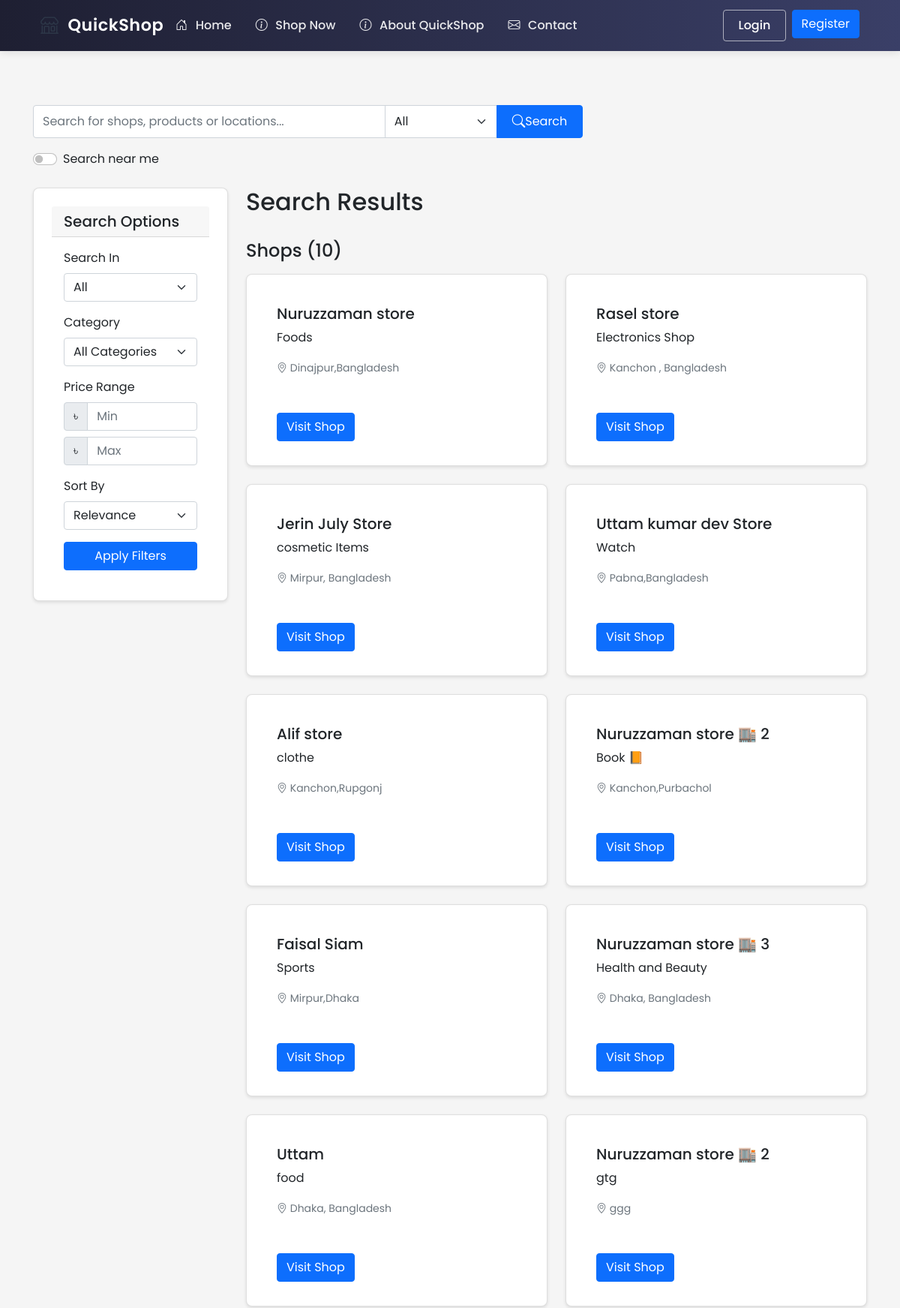
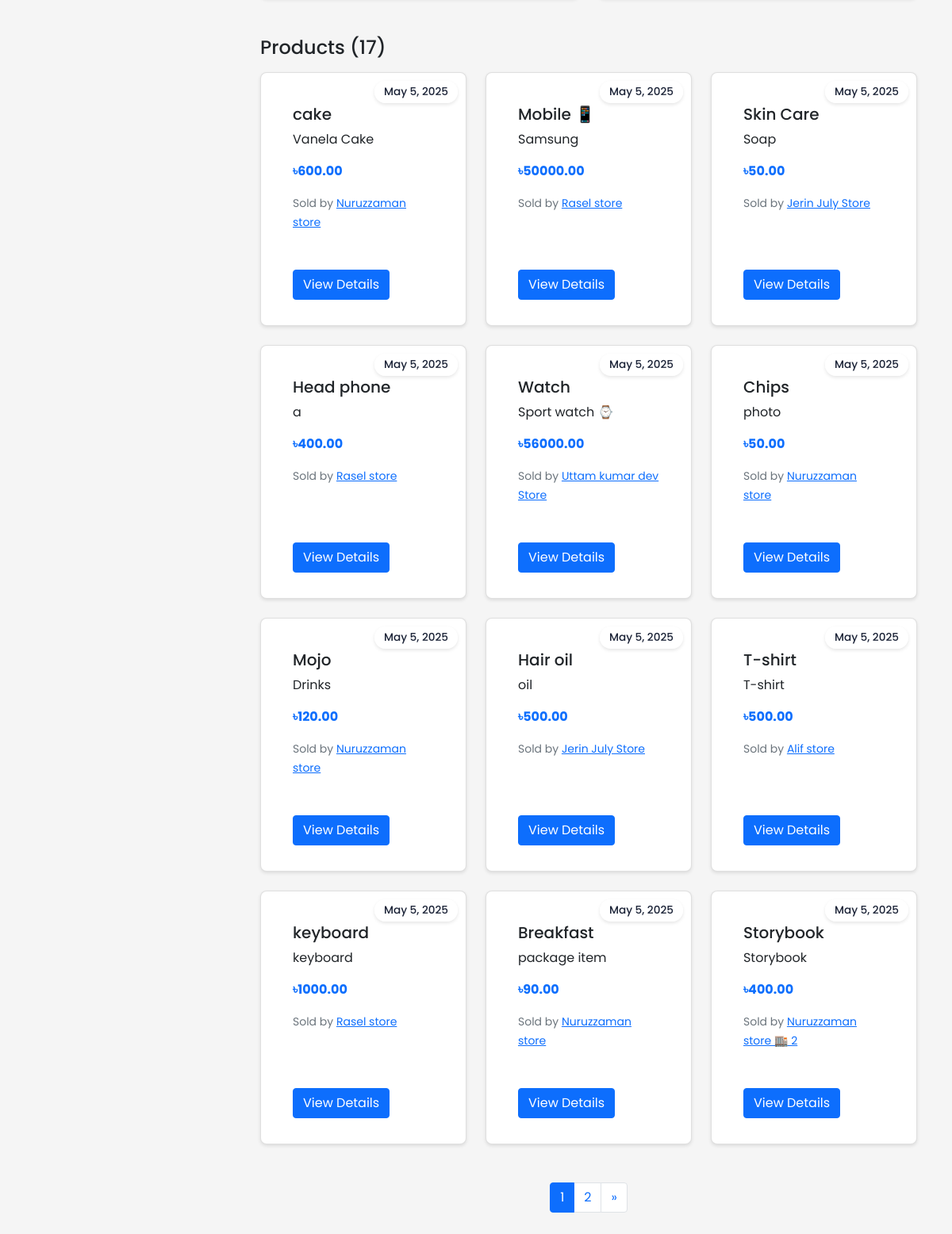
Screenshot of /search with the database file from the repository (2 pictures, top to bottom).
### ecommerce/models/shop.py (models this page shows, shortened)
class Shop(db.Model):
    id = db.Column(db.Integer, primary_key=True)
    name = db.Column(db.String(100), nullable=False)
    description = db.Column(db.Text)
    about = db.Column(db.Text)  # New field for shop-specific About content
    owner_id = db.Column(db.Integer, db.ForeignKey('user.id'), nullable=False)
    location_lat = db.Column(db.Float, nullable=True)
    location_lng = db.Column(db.Float, nullable=True)
    address = db.Column(db.String(200), nullable=True)
    phone = db.Column(db.String(20))
    email = db.Column(db.String(120))
    website = db.Column(db.String(200))
    business_hours = db.Column(db.Text)  # Stored as JSON string
    created_at = db.Column(db.DateTime, default=datetime.utcnow)
    is_active = db.Column(db.Boolean, default=True)
    products = db.relationship('Product', backref='shop', lazy=True)

class Product(db.Model):
    id = db.Column(db.Integer, primary_key=True)
    name = db.Column(db.String(100), nullable=False)
    description = db.Column(db.Text)
    price = db.Column(db.Float, nullable=False)
    stock = db.Column(db.Integer, nullable=False, default=0)
    shop_id = db.Column(db.Integer, db.ForeignKey('shop.id'), nullable=False)
    image_url = db.Column(db.String(255))
    category = db.Column(db.String(50))  # Add category field
    created_at = db.Column(db.DateTime, default=datetime.utcnow)
    rating = db.Column(db.Float, default=0.0)  # Average rating
    rating_count = db.Column(db.Integer, default=0)  # Number of ratings
    reviews = db.relationship(Review, backref='product', lazy=True)
    min_price = db.Column(db.Float)  # Minimum acceptable price
    max_discount_percentage = db.Column(db.Float, default=20.0)  # Maximum allowed discount
    continue_iteration = db.Column(db.Boolean, default=False)  # Whether to continue negotiation after max discount

### ecommerce/routes/main.py (the view, shortened to what this page needs)
@main_bp.route('/search')
def search():
    query = request.args.get('q', '')
    search_type = request.args.get('type', 'all')
    shop_id = request.args.get('shop_id', type=int)
    category = request.args.get('category')
    min_price = request.args.get('min_price', type=float)
    max_price = request.args.get('max_price', type=float)
    sort = request.args.get('sort', 'relevance')
    page = request.args.get('page', 1, type=int)
    per_page = 12  # Number of items per page
    lat = request.args.get('lat', type=float)
    lng = request.args.get('lng', type=float)
    distance = request.args.get('distance', 10, type=float)  # Default 10km radius
    product_query = Product.query.filter(Product.shop.has(Shop.is_active == True))
    shop_query = Shop.query.filter_by(is_active=True)
    if shop_id:
        shop = Shop.query.get_or_404(shop_id)
        product_query = product_query.filter(Product.shop_id == shop_id)
        search_type = 'products'
    if search_type != 'shops':
        if category:
            product_query = product_query.filter(Product.category == category)
        if min_price is not None:
            product_query = product_query.filter(Product.price >= min_price)
        if max_price is not None:
            product_query = product_query.filter(Product.price <= max_price)
        if sort == 'price_low':
            product_query = product_query.order_by(Product.price.asc())
        elif sort == 'price_high':
            product_query = product_query.order_by(Product.price.desc())
        elif sort == 'newest':
            product_query = product_query.order_by(Product.created_at.desc())
        else:  # relevance
            if query:
                from sqlalchemy import text
                product_query = product_query.order_by(text("(CASE "
                    "WHEN name LIKE :query THEN 3 "
                    "WHEN category LIKE :query THEN 2 "
                    "WHEN description LIKE :query THEN 1 "
                    "ELSE 0 END) DESC").bindparams(query=f"%{query}%"))
    if lat is not None and lng is not None:
        shop_query = shop_query.order_by('distance')
    products_pagination = product_query.paginate(page=page, per_page=per_page) if search_type != 'shops' else None
    shops_pagination = shop_query.paginate(page=page, per_page=per_page) if search_type != 'products' and not shop_id else None
    categories = db.session.query(Product.category)\
                         .distinct()\
                         .filter(Product.category != None)\
                         .order_by(Product.category)\
                         .all()
    categories = [cat[0] for cat in categories]
    return render_template('main/search_results.html',
                         products=products_pagination.items if products_pagination else [],
                         shops=shops_pagination.items if shops_pagination else [],
                         products_pagination=products_pagination,
                         shops_pagination=shops_pagination,
                         query=query,
                         search_type=search_type,
                         current_category=category,
                         categories=categories,
                         min_price=min_price,
                         max_price=max_price,
                         current_sort=sort,
                         shop=Shop.query.get(shop_id) if shop_id else None,
                         search_lat=lat,
                         search_lng=lng,
                         search_distance=distance,
                         config={'GOOGLE_MAPS_API_KEY': current_app.config['GOOGLE_MAPS_API_KEY']})

### ecommerce/templates/main/search_results.html (shortened to what this page needs)
{% extends "base.html" %}
{% block content %}
<div class="container mt-4">
    <div class="row mb-4">
        <div class="col-md-8">
            <form class="search-form" method="GET" action="{{ url_for('main.search') }}">
                <div class="input-group">
                    <input type="text" class="form-control" name="q" value="{{ query }}"
                           placeholder="Search for shops, products or locations...">
                    <select class="form-select" name="type" style="max-width: 150px;">
                        <option value="all" {% if search_type == 'all' %}selected{% endif %}>All</option>
                    </select>
                    <button class="btn btn-primary" type="submit">
                        <i class="bi bi-search"></i> Search
                    </button>
                </div>
                <div class="mt-3">
                    <div class="form-check form-switch">
                        <input class="form-check-input" type="checkbox" id="useLocation"
                               {% if search_lat and search_lng %}checked{% endif %}>
                        <label class="form-check-label" for="useLocation">Search near me</label>
                    </div>
                </div>
            </form>
        </div>
    </div>
    <div class="row">
        <div class="col-md-3">
            <div class="card mb-4">
                <div class="card-header">
                    <h5 class="mb-0">Search Options</h5>
                </div>
                <div class="card-body">
                    <form id="filterForm" method="GET" action="{{ url_for('main.search') }}">
                        <div class="mb-3">
                            <label class="form-label">Search In</label>
                            <select class="form-select" name="type" onchange="this.form.submit()">
                                <option value="all" {% if search_type == 'all' %}selected{% endif %}>All</option>
                            </select>
                        </div>
                        {% if search_type != 'shops' %}
                        <div class="mb-3">
                            <label class="form-label">Category</label>
                            <select class="form-select" name="category">
                                <option value="">All Categories</option>
                            </select>
                        </div>
                        <div class="mb-3">
                            <label class="form-label">Price Range</label>
                            <div class="input-group mb-2">
                                <span class="input-group-text">৳</span>
                                <input type="number" class="form-control" name="min_price"
                                       placeholder="Min" value="{{ min_price or '' }}" min="0">
                            </div>
                            <div class="input-group">
                                <span class="input-group-text">৳</span>
                                <input type="number" class="form-control" name="max_price"
                                       placeholder="Max" value="{{ max_price or '' }}" min="0">
                            </div>
                        </div>
                        <div class="mb-3">
                            <label class="form-label">Sort By</label>
                            <select class="form-select" name="sort">
                                <option value="relevance" {% if current_sort == 'relevance' %}selected{% endif %}>Relevance</option>
                            </select>
                        </div>
                        {% endif %}
                        <button type="submit" class="btn btn-primary w-100">Apply Filters</button>
                    </form>
                </div>
            </div>
        </div>
        <div class="col-md-9">
            <div class="d-flex justify-content-between align-items-center mb-4">
                <h2>Search Results {% if query %}for "{{ query }}"{% endif %}</h2>
            </div>
            {% if shops and search_type in ['all', 'shops'] %}
            <div class="mb-4">
                <h3 class="h4 mb-3">Shops {% if search_lat and search_lng %}Near You{% endif %} ({{ shops_pagination.total if shops_pagination else 0 }})</h3>
                <div class="row">
                    {% for shop in shops %}
                        <div class="col-md-6 mb-4">
                            <div class="card h-100">
                                <div class="card-body">
                                    <div class="d-flex justify-content-between">
                                        <h5 class="card-title">
                                            {% if query %}
                                                {{ shop.name|replace(query, '<mark>' + query + '</mark>')|safe }}
                                            {% else %}
                                                {{ shop.name }}
                                            {% endif %}
                                        </h5>
                                    </div>
                                    <p class="card-text">
                                        {% if query %}
                                            {{ shop.description[:150]|replace(query, '<mark>' + query + '</mark>')|safe }}
                                        {% else %}
                                            {{ shop.description[:150] }}
                                        {% endif %}
                                    </p>
                                    <p class="card-text">
                                        <small class="text-muted">
                                            <i class="bi bi-geo-alt"></i> {{ shop.address }}
                                        </small>
                                    </p>
                                </div>
                                <div class="card-footer bg-transparent border-top-0">
                                    <a href="{{ url_for('shop.view', shop_id=shop.id) }}" class="btn btn-primary">Visit Shop</a>
                                </div>
                            </div>
                        </div>
                    {% endfor %}
                </div>
            </div>
            {% endif %}
            {% if products and search_type in ['all', 'products'] %}
            <div>
                <h3 class="h4 mb-3">Products ({{ products_pagination.total if products_pagination else 0 }})</h3>
                <div class="row">
                    {% for product in products %}
                        <div class="col-md-4 mb-4">
                            <div class="card h-100 product-card">
                                <span class="date-badge">May 5, 2025</span>
                                <div class="card-body">
                                    <h5 class="card-title">
                                        {% if query %}
                                            {{ product.name|replace(query, '<mark>' + query + '</mark>')|safe }}
                                        {% else %}
                                            {{ product.name }}
                                        {% endif %}
                                    </h5>
                                    <p class="card-text">
                                        {% if query %}
                                            {{ product.description[:100]|replace(query, '<mark>' + query + '</mark>')|safe }}
                                        {% else %}
                                            {{ product.description[:100] }}
                                        {% endif %}
                                    </p>
                                    <p class="card-text">
                                        <strong class="text-primary">৳{{ "%.2f"|format(product.price) }}</strong>
                                    </p>
                                    <p class="card-text">
                                        <small class="text-muted">
                                            Sold by <a href="{{ url_for('shop.view', shop_id=product.shop.id) }}">{{ product.shop.name }}</a>
                                        </small>
                                    </p>
                                </div>
                                <div class="card-footer bg-transparent border-top-0">
                                    <a href="{{ url_for('shop.view', shop_id=product.shop.id) }}" class="btn btn-primary">View Details</a>
                                </div>
                            </div>
                        </div>
                    {% endfor %}
                </div>
                {% if products_pagination and products_pagination.pages > 1 %}
                <nav aria-label="Product results navigation" class="mt-4">
                    <ul class="pagination justify-content-center">
                        {% for page in products_pagination.iter_pages(left_edge=2, left_current=2, right_current=3, right_edge=2) %}
                            {% if page %}
                                <li class="page-item {{ 'active' if page == products_pagination.page else '' }}">
                                    <a class="page-link" href="{{ url_for('main.search', page=page, **dict(request.args, **{'type': search_type})) }}">{{ page }}</a>
                                </li>
                            {% else %}
                                <li class="page-item disabled"><span class="page-link">...</span></li>
                            {% endif %}
                        {% endfor %}
                        {% if products_pagination.has_next %}
                        <li class="page-item">
                            <a class="page-link" href="{{ url_for('main.search', page=products_pagination.next_num, **dict(request.args, **{'type': search_type})) }}" aria-label="Next">
                                <span aria-hidden="true">&raquo;</span>
                            </a>
                        </li>
                        {% endif %}
                    </ul>
                </nav>
                {% endif %}
            </div>
            {% endif %}
        </div>
    </div>
</div>
{% endblock %}

### rows the page displays
Shop: name "Nuruzzaman store", description "Foods", address "Dinajpur,Bangladesh"
Shop: name "Rasel store", description "Electronics Shop", address "Kanchon , Bangladesh"
Shop: name "Jerin July Store", description "cosmetic Items", address "Mirpur, Bangladesh"
Shop: name "Uttam kumar dev Store", description "Watch", address "Pabna,Bangladesh"
Shop: name "Alif store", description "clothe", address "Kanchon,Rupgonj"
Shop: name "Nuruzzaman store 🏬 2", description "Book 📙", address "Kanchon,Purbachol"
Shop: name "Faisal Siam", description "Sports", address "Mirpur,Dhaka"
Shop: name "Nuruzzaman store 🏬 3", description "Health and Beauty", address "Dhaka, Bangladesh"
Shop: name "Uttam", description "food", address "Dhaka, Bangladesh"
Shop: name "Nuruzzaman store 🏬 2", description "gtg", address "ggg"
Product: name "cake", description "Vanela Cake", price "600.00", shop.name "Nuruzzaman store"
Product: name "Mobile 📱", description "Samsung", price "50000.00", shop.name "Rasel store"
Product: name "Skin Care", description "Soap", price "50.00", shop.name "Jerin July Store"
Product: name "Head phone", description "a", price "400.00", shop.name "Rasel store"
Product: name "Watch", description "Sport watch ⌚", price "56000.00", shop.name "Uttam kumar dev Store"
Product: name "Chips", description "photo", price "50.00", shop.name "Nuruzzaman store"
Product: name "Mojo", description "Drinks", price "120.00", shop.name "Nuruzzaman store"
Product: name "Hair oil", description "oil", price "500.00", shop.name "Jerin July Store"
Product: name "T-shirt", description "T-shirt", price "500.00", shop.name "Alif store"
Product: name "keyboard", description "keyboard", price "1000.00", shop.name "Rasel store"
Product: name "Breakfast", description "package item", price "90.00", shop.name "Nuruzzaman store"
Product: name "Storybook", description "Storybook", price "400.00", shop.name "Nuruzzaman store 🏬 2"

### other values shown
{{ shops_pagination.total if shops_pagination else 0 }} "10"
{{ products_pagination.total if products_pagination else 0 }} "17"
{{ page }} "1" "2"
